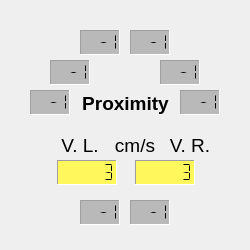
<?xml version="1.0" encoding="UTF-8"?>
<ui version="4.0">
 <class>IRSMonitor</class>
 <widget class="QWidget" name="IRSMonitor">
  <property name="geometry">
   <rect>
    <x>0</x>
    <y>0</y>
    <width>250</width>
    <height>250</height>
   </rect>
  </property>
  <property name="sizePolicy">
   <sizepolicy hsizetype="Maximum" vsizetype="Maximum">
    <horstretch>0</horstretch>
    <verstretch>0</verstretch>
   </sizepolicy>
  </property>
  <property name="maximumSize">
   <size>
    <width>250</width>
    <height>250</height>
   </size>
  </property>
  <property name="palette">
   <palette>
    <active>
     <colorrole role="Base">
      <brush brushstyle="SolidPattern">
       <color alpha="25">
        <red>255</red>
        <green>255</green>
        <blue>255</blue>
       </color>
      </brush>
     </colorrole>
    </active>
    <inactive>
     <colorrole role="Base">
      <brush brushstyle="SolidPattern">
       <color alpha="25">
        <red>255</red>
        <green>255</green>
        <blue>255</blue>
       </color>
      </brush>
     </colorrole>
    </inactive>
    <disabled>
     <colorrole role="Base">
      <brush brushstyle="SolidPattern">
       <color alpha="25">
        <red>34</red>
        <green>175</green>
        <blue>24</blue>
       </color>
      </brush>
     </colorrole>
    </disabled>
   </palette>
  </property>
  <property name="font">
   <font>
    <pointsize>14</pointsize>
   </font>
  </property>
  <property name="windowTitle">
   <string>IR sensors monitor</string>
  </property>
  <property name="autoFillBackground">
   <bool>true</bool>
  </property>
  <widget class="QFrame" name="frame3">
   <property name="geometry">
    <rect>
     <x>40</x>
     <y>120</y>
     <width>180</width>
     <height>75</height>
    </rect>
   </property>
   <property name="frameShadow">
    <enum>QFrame::Plain</enum>
   </property>
   <property name="lineWidth">
    <number>2</number>
   </property>
   <widget class="QLabel" name="TextLabel1_3">
    <property name="geometry">
     <rect>
      <x>70</x>
      <y>15</y>
      <width>50</width>
      <height>21</height>
     </rect>
    </property>
    <property name="font">
     <font>
      <pointsize>14</pointsize>
     </font>
    </property>
    <property name="text">
     <string>cm/s</string>
    </property>
    <property name="alignment">
     <set>Qt::AlignCenter</set>
    </property>
    <property name="wordWrap">
     <bool>false</bool>
    </property>
   </widget>
   <widget class="QLabel" name="TextLabel1">
    <property name="geometry">
     <rect>
      <x>15</x>
      <y>15</y>
      <width>50</width>
      <height>21</height>
     </rect>
    </property>
    <property name="font">
     <font>
      <pointsize>14</pointsize>
     </font>
    </property>
    <property name="text">
     <string>V. L.</string>
    </property>
    <property name="alignment">
     <set>Qt::AlignCenter</set>
    </property>
    <property name="wordWrap">
     <bool>false</bool>
    </property>
   </widget>
   <widget class="QLabel" name="TextLabel1_2">
    <property name="geometry">
     <rect>
      <x>125</x>
      <y>15</y>
      <width>50</width>
      <height>21</height>
     </rect>
    </property>
    <property name="font">
     <font>
      <pointsize>14</pointsize>
     </font>
    </property>
    <property name="text">
     <string>V. R.</string>
    </property>
    <property name="alignment">
     <set>Qt::AlignCenter</set>
    </property>
    <property name="wordWrap">
     <bool>false</bool>
    </property>
   </widget>
   <widget class="QLCDNumber" name="vRightLCD">
    <property name="geometry">
     <rect>
      <x>95</x>
      <y>40</y>
      <width>60</width>
      <height>25</height>
     </rect>
    </property>
    <property name="palette">
     <palette>
      <active>
       <colorrole role="Base">
        <brush brushstyle="SolidPattern">
         <color alpha="255">
          <red>255</red>
          <green>255</green>
          <blue>255</blue>
         </color>
        </brush>
       </colorrole>
       <colorrole role="Window">
        <brush brushstyle="SolidPattern">
         <color alpha="255">
          <red>255</red>
          <green>247</green>
          <blue>92</blue>
         </color>
        </brush>
       </colorrole>
      </active>
      <inactive>
       <colorrole role="Base">
        <brush brushstyle="SolidPattern">
         <color alpha="255">
          <red>255</red>
          <green>255</green>
          <blue>255</blue>
         </color>
        </brush>
       </colorrole>
       <colorrole role="Window">
        <brush brushstyle="SolidPattern">
         <color alpha="255">
          <red>255</red>
          <green>247</green>
          <blue>92</blue>
         </color>
        </brush>
       </colorrole>
      </inactive>
      <disabled>
       <colorrole role="Base">
        <brush brushstyle="SolidPattern">
         <color alpha="255">
          <red>255</red>
          <green>247</green>
          <blue>92</blue>
         </color>
        </brush>
       </colorrole>
       <colorrole role="Window">
        <brush brushstyle="SolidPattern">
         <color alpha="255">
          <red>255</red>
          <green>247</green>
          <blue>92</blue>
         </color>
        </brush>
       </colorrole>
      </disabled>
     </palette>
    </property>
    <property name="font">
     <font>
      <pointsize>16</pointsize>
      <bold>true</bold>
     </font>
    </property>
    <property name="autoFillBackground">
     <bool>true</bool>
    </property>
    <property name="frameShape">
     <enum>QFrame::Panel</enum>
    </property>
    <property name="frameShadow">
     <enum>QFrame::Sunken</enum>
    </property>
    <property name="lineWidth">
     <number>1</number>
    </property>
    <property name="smallDecimalPoint">
     <bool>false</bool>
    </property>
    <property name="digitCount">
     <number>6</number>
    </property>
    <property name="mode">
     <enum>QLCDNumber::Dec</enum>
    </property>
    <property name="segmentStyle">
     <enum>QLCDNumber::Flat</enum>
    </property>
    <property name="value" stdset="0">
     <double>3.000000000000000</double>
    </property>
    <property name="intValue" stdset="0">
     <number>3</number>
    </property>
   </widget>
   <widget class="QLCDNumber" name="vLeftLCD">
    <property name="geometry">
     <rect>
      <x>17</x>
      <y>40</y>
      <width>60</width>
      <height>25</height>
     </rect>
    </property>
    <property name="palette">
     <palette>
      <active>
       <colorrole role="Base">
        <brush brushstyle="SolidPattern">
         <color alpha="255">
          <red>255</red>
          <green>255</green>
          <blue>255</blue>
         </color>
        </brush>
       </colorrole>
       <colorrole role="Window">
        <brush brushstyle="SolidPattern">
         <color alpha="255">
          <red>255</red>
          <green>247</green>
          <blue>92</blue>
         </color>
        </brush>
       </colorrole>
      </active>
      <inactive>
       <colorrole role="Base">
        <brush brushstyle="SolidPattern">
         <color alpha="255">
          <red>255</red>
          <green>255</green>
          <blue>255</blue>
         </color>
        </brush>
       </colorrole>
       <colorrole role="Window">
        <brush brushstyle="SolidPattern">
         <color alpha="255">
          <red>255</red>
          <green>247</green>
          <blue>92</blue>
         </color>
        </brush>
       </colorrole>
      </inactive>
      <disabled>
       <colorrole role="Base">
        <brush brushstyle="SolidPattern">
         <color alpha="255">
          <red>255</red>
          <green>247</green>
          <blue>92</blue>
         </color>
        </brush>
       </colorrole>
       <colorrole role="Window">
        <brush brushstyle="SolidPattern">
         <color alpha="255">
          <red>255</red>
          <green>247</green>
          <blue>92</blue>
         </color>
        </brush>
       </colorrole>
      </disabled>
     </palette>
    </property>
    <property name="font">
     <font>
      <pointsize>16</pointsize>
      <bold>true</bold>
     </font>
    </property>
    <property name="autoFillBackground">
     <bool>true</bool>
    </property>
    <property name="frameShape">
     <enum>QFrame::Panel</enum>
    </property>
    <property name="frameShadow">
     <enum>QFrame::Sunken</enum>
    </property>
    <property name="lineWidth">
     <number>1</number>
    </property>
    <property name="smallDecimalPoint">
     <bool>false</bool>
    </property>
    <property name="digitCount">
     <number>6</number>
    </property>
    <property name="mode">
     <enum>QLCDNumber::Dec</enum>
    </property>
    <property name="segmentStyle">
     <enum>QLCDNumber::Flat</enum>
    </property>
    <property name="value" stdset="0">
     <double>3.000000000000000</double>
    </property>
   </widget>
  </widget>
  <widget class="QLabel" name="sensorLabel">
   <property name="geometry">
    <rect>
     <x>80</x>
     <y>90</y>
     <width>91</width>
     <height>26</height>
    </rect>
   </property>
   <property name="font">
    <font>
     <pointsize>14</pointsize>
     <bold>true</bold>
    </font>
   </property>
   <property name="text">
    <string>Proximity</string>
   </property>
   <property name="alignment">
    <set>Qt::AlignCenter</set>
   </property>
   <property name="wordWrap">
    <bool>false</bool>
   </property>
  </widget>
  <widget class="QLCDNumber" name="LCD3">
   <property name="geometry">
    <rect>
     <x>50</x>
     <y>60</y>
     <width>40</width>
     <height>25</height>
    </rect>
   </property>
   <property name="palette">
    <palette>
     <active>
      <colorrole role="Base">
       <brush brushstyle="SolidPattern">
        <color alpha="255">
         <red>255</red>
         <green>255</green>
         <blue>255</blue>
        </color>
       </brush>
      </colorrole>
      <colorrole role="Window">
       <brush brushstyle="SolidPattern">
        <color alpha="255">
         <red>185</red>
         <green>185</green>
         <blue>185</blue>
        </color>
       </brush>
      </colorrole>
     </active>
     <inactive>
      <colorrole role="Base">
       <brush brushstyle="SolidPattern">
        <color alpha="255">
         <red>255</red>
         <green>255</green>
         <blue>255</blue>
        </color>
       </brush>
      </colorrole>
      <colorrole role="Window">
       <brush brushstyle="SolidPattern">
        <color alpha="255">
         <red>185</red>
         <green>185</green>
         <blue>185</blue>
        </color>
       </brush>
      </colorrole>
     </inactive>
     <disabled>
      <colorrole role="Base">
       <brush brushstyle="SolidPattern">
        <color alpha="255">
         <red>185</red>
         <green>185</green>
         <blue>185</blue>
        </color>
       </brush>
      </colorrole>
      <colorrole role="Window">
       <brush brushstyle="SolidPattern">
        <color alpha="255">
         <red>185</red>
         <green>185</green>
         <blue>185</blue>
        </color>
       </brush>
      </colorrole>
     </disabled>
    </palette>
   </property>
   <property name="font">
    <font>
     <pointsize>16</pointsize>
     <bold>true</bold>
    </font>
   </property>
   <property name="autoFillBackground">
    <bool>true</bool>
   </property>
   <property name="frameShape">
    <enum>QFrame::Panel</enum>
   </property>
   <property name="frameShadow">
    <enum>QFrame::Sunken</enum>
   </property>
   <property name="lineWidth">
    <number>1</number>
   </property>
   <property name="digitCount">
    <number>4</number>
   </property>
   <property name="segmentStyle">
    <enum>QLCDNumber::Flat</enum>
   </property>
   <property name="value" stdset="0">
    <double>-1.000000000000000</double>
   </property>
   <property name="intValue" stdset="0">
    <number>-1</number>
   </property>
  </widget>
  <widget class="QLCDNumber" name="LCD6">
   <property name="geometry">
    <rect>
     <x>160</x>
     <y>60</y>
     <width>40</width>
     <height>25</height>
    </rect>
   </property>
   <property name="palette">
    <palette>
     <active>
      <colorrole role="Base">
       <brush brushstyle="SolidPattern">
        <color alpha="255">
         <red>255</red>
         <green>255</green>
         <blue>255</blue>
        </color>
       </brush>
      </colorrole>
      <colorrole role="Window">
       <brush brushstyle="SolidPattern">
        <color alpha="255">
         <red>185</red>
         <green>185</green>
         <blue>185</blue>
        </color>
       </brush>
      </colorrole>
     </active>
     <inactive>
      <colorrole role="Base">
       <brush brushstyle="SolidPattern">
        <color alpha="255">
         <red>255</red>
         <green>255</green>
         <blue>255</blue>
        </color>
       </brush>
      </colorrole>
      <colorrole role="Window">
       <brush brushstyle="SolidPattern">
        <color alpha="255">
         <red>185</red>
         <green>185</green>
         <blue>185</blue>
        </color>
       </brush>
      </colorrole>
     </inactive>
     <disabled>
      <colorrole role="Base">
       <brush brushstyle="SolidPattern">
        <color alpha="255">
         <red>185</red>
         <green>185</green>
         <blue>185</blue>
        </color>
       </brush>
      </colorrole>
      <colorrole role="Window">
       <brush brushstyle="SolidPattern">
        <color alpha="255">
         <red>185</red>
         <green>185</green>
         <blue>185</blue>
        </color>
       </brush>
      </colorrole>
     </disabled>
    </palette>
   </property>
   <property name="font">
    <font>
     <pointsize>16</pointsize>
     <bold>true</bold>
    </font>
   </property>
   <property name="autoFillBackground">
    <bool>true</bool>
   </property>
   <property name="frameShape">
    <enum>QFrame::Panel</enum>
   </property>
   <property name="frameShadow">
    <enum>QFrame::Sunken</enum>
   </property>
   <property name="lineWidth">
    <number>1</number>
   </property>
   <property name="digitCount">
    <number>4</number>
   </property>
   <property name="segmentStyle">
    <enum>QLCDNumber::Flat</enum>
   </property>
   <property name="value" stdset="0">
    <double>-1.000000000000000</double>
   </property>
   <property name="intValue" stdset="0">
    <number>-1</number>
   </property>
  </widget>
  <widget class="QLCDNumber" name="LCD2">
   <property name="enabled">
    <bool>true</bool>
   </property>
   <property name="geometry">
    <rect>
     <x>30</x>
     <y>90</y>
     <width>40</width>
     <height>25</height>
    </rect>
   </property>
   <property name="palette">
    <palette>
     <active>
      <colorrole role="Base">
       <brush brushstyle="SolidPattern">
        <color alpha="255">
         <red>255</red>
         <green>255</green>
         <blue>255</blue>
        </color>
       </brush>
      </colorrole>
      <colorrole role="Window">
       <brush brushstyle="SolidPattern">
        <color alpha="255">
         <red>185</red>
         <green>185</green>
         <blue>185</blue>
        </color>
       </brush>
      </colorrole>
     </active>
     <inactive>
      <colorrole role="Base">
       <brush brushstyle="SolidPattern">
        <color alpha="255">
         <red>255</red>
         <green>255</green>
         <blue>255</blue>
        </color>
       </brush>
      </colorrole>
      <colorrole role="Window">
       <brush brushstyle="SolidPattern">
        <color alpha="255">
         <red>185</red>
         <green>185</green>
         <blue>185</blue>
        </color>
       </brush>
      </colorrole>
     </inactive>
     <disabled>
      <colorrole role="Base">
       <brush brushstyle="SolidPattern">
        <color alpha="255">
         <red>185</red>
         <green>185</green>
         <blue>185</blue>
        </color>
       </brush>
      </colorrole>
      <colorrole role="Window">
       <brush brushstyle="SolidPattern">
        <color alpha="255">
         <red>185</red>
         <green>185</green>
         <blue>185</blue>
        </color>
       </brush>
      </colorrole>
     </disabled>
    </palette>
   </property>
   <property name="font">
    <font>
     <pointsize>16</pointsize>
     <bold>true</bold>
    </font>
   </property>
   <property name="autoFillBackground">
    <bool>true</bool>
   </property>
   <property name="frameShape">
    <enum>QFrame::Panel</enum>
   </property>
   <property name="frameShadow">
    <enum>QFrame::Sunken</enum>
   </property>
   <property name="lineWidth">
    <number>1</number>
   </property>
   <property name="digitCount">
    <number>4</number>
   </property>
   <property name="segmentStyle">
    <enum>QLCDNumber::Flat</enum>
   </property>
   <property name="value" stdset="0">
    <double>-1.000000000000000</double>
   </property>
   <property name="intValue" stdset="0">
    <number>-1</number>
   </property>
  </widget>
  <widget class="QLCDNumber" name="LCD7">
   <property name="geometry">
    <rect>
     <x>180</x>
     <y>90</y>
     <width>40</width>
     <height>25</height>
    </rect>
   </property>
   <property name="palette">
    <palette>
     <active>
      <colorrole role="Base">
       <brush brushstyle="SolidPattern">
        <color alpha="255">
         <red>255</red>
         <green>255</green>
         <blue>255</blue>
        </color>
       </brush>
      </colorrole>
      <colorrole role="Window">
       <brush brushstyle="SolidPattern">
        <color alpha="255">
         <red>185</red>
         <green>185</green>
         <blue>185</blue>
        </color>
       </brush>
      </colorrole>
     </active>
     <inactive>
      <colorrole role="Base">
       <brush brushstyle="SolidPattern">
        <color alpha="255">
         <red>255</red>
         <green>255</green>
         <blue>255</blue>
        </color>
       </brush>
      </colorrole>
      <colorrole role="Window">
       <brush brushstyle="SolidPattern">
        <color alpha="255">
         <red>185</red>
         <green>185</green>
         <blue>185</blue>
        </color>
       </brush>
      </colorrole>
     </inactive>
     <disabled>
      <colorrole role="Base">
       <brush brushstyle="SolidPattern">
        <color alpha="255">
         <red>185</red>
         <green>185</green>
         <blue>185</blue>
        </color>
       </brush>
      </colorrole>
      <colorrole role="Window">
       <brush brushstyle="SolidPattern">
        <color alpha="255">
         <red>185</red>
         <green>185</green>
         <blue>185</blue>
        </color>
       </brush>
      </colorrole>
     </disabled>
    </palette>
   </property>
   <property name="font">
    <font>
     <pointsize>16</pointsize>
     <bold>true</bold>
    </font>
   </property>
   <property name="autoFillBackground">
    <bool>true</bool>
   </property>
   <property name="frameShape">
    <enum>QFrame::Panel</enum>
   </property>
   <property name="frameShadow">
    <enum>QFrame::Sunken</enum>
   </property>
   <property name="lineWidth">
    <number>1</number>
   </property>
   <property name="digitCount">
    <number>4</number>
   </property>
   <property name="segmentStyle">
    <enum>QLCDNumber::Flat</enum>
   </property>
   <property name="value" stdset="0">
    <double>-1.000000000000000</double>
   </property>
   <property name="intValue" stdset="0">
    <number>-1</number>
   </property>
  </widget>
  <widget class="QLCDNumber" name="LCD1">
   <property name="geometry">
    <rect>
     <x>80</x>
     <y>200</y>
     <width>40</width>
     <height>25</height>
    </rect>
   </property>
   <property name="palette">
    <palette>
     <active>
      <colorrole role="Base">
       <brush brushstyle="SolidPattern">
        <color alpha="255">
         <red>255</red>
         <green>255</green>
         <blue>255</blue>
        </color>
       </brush>
      </colorrole>
      <colorrole role="Window">
       <brush brushstyle="SolidPattern">
        <color alpha="255">
         <red>185</red>
         <green>185</green>
         <blue>185</blue>
        </color>
       </brush>
      </colorrole>
     </active>
     <inactive>
      <colorrole role="Base">
       <brush brushstyle="SolidPattern">
        <color alpha="255">
         <red>255</red>
         <green>255</green>
         <blue>255</blue>
        </color>
       </brush>
      </colorrole>
      <colorrole role="Window">
       <brush brushstyle="SolidPattern">
        <color alpha="255">
         <red>185</red>
         <green>185</green>
         <blue>185</blue>
        </color>
       </brush>
      </colorrole>
     </inactive>
     <disabled>
      <colorrole role="Base">
       <brush brushstyle="SolidPattern">
        <color alpha="255">
         <red>185</red>
         <green>185</green>
         <blue>185</blue>
        </color>
       </brush>
      </colorrole>
      <colorrole role="Window">
       <brush brushstyle="SolidPattern">
        <color alpha="255">
         <red>185</red>
         <green>185</green>
         <blue>185</blue>
        </color>
       </brush>
      </colorrole>
     </disabled>
    </palette>
   </property>
   <property name="font">
    <font>
     <pointsize>16</pointsize>
     <bold>true</bold>
    </font>
   </property>
   <property name="autoFillBackground">
    <bool>true</bool>
   </property>
   <property name="frameShape">
    <enum>QFrame::Panel</enum>
   </property>
   <property name="frameShadow">
    <enum>QFrame::Sunken</enum>
   </property>
   <property name="lineWidth">
    <number>1</number>
   </property>
   <property name="digitCount">
    <number>4</number>
   </property>
   <property name="segmentStyle">
    <enum>QLCDNumber::Flat</enum>
   </property>
   <property name="value" stdset="0">
    <double>-1.000000000000000</double>
   </property>
   <property name="intValue" stdset="0">
    <number>-1</number>
   </property>
  </widget>
  <widget class="QLCDNumber" name="LCD5">
   <property name="geometry">
    <rect>
     <x>130</x>
     <y>30</y>
     <width>40</width>
     <height>25</height>
    </rect>
   </property>
   <property name="palette">
    <palette>
     <active>
      <colorrole role="Base">
       <brush brushstyle="SolidPattern">
        <color alpha="255">
         <red>255</red>
         <green>255</green>
         <blue>255</blue>
        </color>
       </brush>
      </colorrole>
      <colorrole role="Window">
       <brush brushstyle="SolidPattern">
        <color alpha="255">
         <red>185</red>
         <green>185</green>
         <blue>185</blue>
        </color>
       </brush>
      </colorrole>
     </active>
     <inactive>
      <colorrole role="Base">
       <brush brushstyle="SolidPattern">
        <color alpha="255">
         <red>255</red>
         <green>255</green>
         <blue>255</blue>
        </color>
       </brush>
      </colorrole>
      <colorrole role="Window">
       <brush brushstyle="SolidPattern">
        <color alpha="255">
         <red>185</red>
         <green>185</green>
         <blue>185</blue>
        </color>
       </brush>
      </colorrole>
     </inactive>
     <disabled>
      <colorrole role="Base">
       <brush brushstyle="SolidPattern">
        <color alpha="255">
         <red>185</red>
         <green>185</green>
         <blue>185</blue>
        </color>
       </brush>
      </colorrole>
      <colorrole role="Window">
       <brush brushstyle="SolidPattern">
        <color alpha="255">
         <red>185</red>
         <green>185</green>
         <blue>185</blue>
        </color>
       </brush>
      </colorrole>
     </disabled>
    </palette>
   </property>
   <property name="font">
    <font>
     <pointsize>16</pointsize>
     <bold>true</bold>
    </font>
   </property>
   <property name="autoFillBackground">
    <bool>true</bool>
   </property>
   <property name="frameShape">
    <enum>QFrame::Panel</enum>
   </property>
   <property name="frameShadow">
    <enum>QFrame::Sunken</enum>
   </property>
   <property name="lineWidth">
    <number>1</number>
   </property>
   <property name="digitCount">
    <number>4</number>
   </property>
   <property name="segmentStyle">
    <enum>QLCDNumber::Flat</enum>
   </property>
   <property name="value" stdset="0">
    <double>-1.000000000000000</double>
   </property>
   <property name="intValue" stdset="0">
    <number>-1</number>
   </property>
  </widget>
  <widget class="QLCDNumber" name="LCD8">
   <property name="geometry">
    <rect>
     <x>130</x>
     <y>200</y>
     <width>40</width>
     <height>25</height>
    </rect>
   </property>
   <property name="palette">
    <palette>
     <active>
      <colorrole role="Base">
       <brush brushstyle="SolidPattern">
        <color alpha="255">
         <red>255</red>
         <green>255</green>
         <blue>255</blue>
        </color>
       </brush>
      </colorrole>
      <colorrole role="Window">
       <brush brushstyle="SolidPattern">
        <color alpha="255">
         <red>185</red>
         <green>185</green>
         <blue>185</blue>
        </color>
       </brush>
      </colorrole>
     </active>
     <inactive>
      <colorrole role="Base">
       <brush brushstyle="SolidPattern">
        <color alpha="255">
         <red>255</red>
         <green>255</green>
         <blue>255</blue>
        </color>
       </brush>
      </colorrole>
      <colorrole role="Window">
       <brush brushstyle="SolidPattern">
        <color alpha="255">
         <red>185</red>
         <green>185</green>
         <blue>185</blue>
        </color>
       </brush>
      </colorrole>
     </inactive>
     <disabled>
      <colorrole role="Base">
       <brush brushstyle="SolidPattern">
        <color alpha="255">
         <red>185</red>
         <green>185</green>
         <blue>185</blue>
        </color>
       </brush>
      </colorrole>
      <colorrole role="Window">
       <brush brushstyle="SolidPattern">
        <color alpha="255">
         <red>185</red>
         <green>185</green>
         <blue>185</blue>
        </color>
       </brush>
      </colorrole>
     </disabled>
    </palette>
   </property>
   <property name="font">
    <font>
     <pointsize>16</pointsize>
     <bold>true</bold>
    </font>
   </property>
   <property name="autoFillBackground">
    <bool>true</bool>
   </property>
   <property name="frameShape">
    <enum>QFrame::Panel</enum>
   </property>
   <property name="frameShadow">
    <enum>QFrame::Sunken</enum>
   </property>
   <property name="lineWidth">
    <number>1</number>
   </property>
   <property name="digitCount">
    <number>4</number>
   </property>
   <property name="segmentStyle">
    <enum>QLCDNumber::Flat</enum>
   </property>
   <property name="value" stdset="0">
    <double>-1.000000000000000</double>
   </property>
   <property name="intValue" stdset="0">
    <number>-1</number>
   </property>
  </widget>
  <widget class="QLCDNumber" name="LCD4">
   <property name="geometry">
    <rect>
     <x>80</x>
     <y>30</y>
     <width>40</width>
     <height>25</height>
    </rect>
   </property>
   <property name="palette">
    <palette>
     <active>
      <colorrole role="Base">
       <brush brushstyle="SolidPattern">
        <color alpha="255">
         <red>255</red>
         <green>255</green>
         <blue>255</blue>
        </color>
       </brush>
      </colorrole>
      <colorrole role="Window">
       <brush brushstyle="SolidPattern">
        <color alpha="255">
         <red>185</red>
         <green>185</green>
         <blue>185</blue>
        </color>
       </brush>
      </colorrole>
     </active>
     <inactive>
      <colorrole role="Base">
       <brush brushstyle="SolidPattern">
        <color alpha="255">
         <red>255</red>
         <green>255</green>
         <blue>255</blue>
        </color>
       </brush>
      </colorrole>
      <colorrole role="Window">
       <brush brushstyle="SolidPattern">
        <color alpha="255">
         <red>185</red>
         <green>185</green>
         <blue>185</blue>
        </color>
       </brush>
      </colorrole>
     </inactive>
     <disabled>
      <colorrole role="Base">
       <brush brushstyle="SolidPattern">
        <color alpha="255">
         <red>185</red>
         <green>185</green>
         <blue>185</blue>
        </color>
       </brush>
      </colorrole>
      <colorrole role="Window">
       <brush brushstyle="SolidPattern">
        <color alpha="255">
         <red>185</red>
         <green>185</green>
         <blue>185</blue>
        </color>
       </brush>
      </colorrole>
     </disabled>
    </palette>
   </property>
   <property name="font">
    <font>
     <pointsize>16</pointsize>
     <bold>true</bold>
    </font>
   </property>
   <property name="autoFillBackground">
    <bool>true</bool>
   </property>
   <property name="frameShape">
    <enum>QFrame::Panel</enum>
   </property>
   <property name="frameShadow">
    <enum>QFrame::Sunken</enum>
   </property>
   <property name="lineWidth">
    <number>1</number>
   </property>
   <property name="digitCount">
    <number>4</number>
   </property>
   <property name="segmentStyle">
    <enum>QLCDNumber::Flat</enum>
   </property>
   <property name="value" stdset="0">
    <double>-1.000000000000000</double>
   </property>
   <property name="intValue" stdset="0">
    <number>-1</number>
   </property>
  </widget>
 </widget>
 <layoutdefault spacing="6" margin="11"/>
 <resources/>
 <connections/>
</ui>
